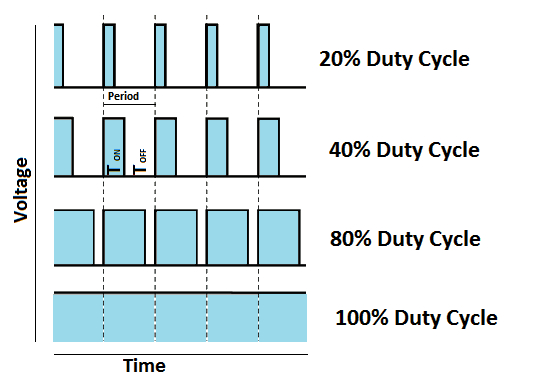
//> input picture informatik2/pictures_md/pwm_2.jpg, 539 x 385 px
$ ./main ../../informatik2/pictures_md/pwm_2.jpg   (built with g++ and OpenCV 4)
//> lines starting //> are read from the running program, lines starting //| are printed output that depends on the picture
/*************************************
   * Marc Schaufelberger *
   * FHGR *
   * 09. MAR 2020 *
   * Punktoperationen *
  **************************************/

#include <iostream>
#include <string>
#include <cstring>

#include <opencv2/opencv.hpp>
#include <opencv2/highgui/highgui.hpp>

std::string getFilenameFromPath(std::string  filename){
    // Remove directory if present.
    // Do this before extension removal incase directory has a period character.
    const size_t last_slash_idx = filename.find_last_of("\\/");
    if (std::string::npos != last_slash_idx)
    {
        filename.erase(0, last_slash_idx + 1);
    }

    // Remove extension if present.
    const size_t period_idx = filename.rfind('.');
    if (std::string::npos != period_idx)
    {
        filename.erase(period_idx);
    }
    return filename;
}

cv::Mat imgToHistogram(cv::Mat1b const& image)
{
    // Set histogram bins count
    int bins = 512;
    int histSize[] = {512,400};

    // Set ranges for histogram bins
    float lranges[] = {0, 256};
    const float* ranges[] = {lranges};

    // create matrix for histogram
    cv::Mat hist;
    int channels[] = {0};

    // create matrix for histogram visualization
    int const hist_height = 400;
    cv::Mat3b hist_image = cv::Mat3b::zeros(hist_height, bins);

    cv::calcHist(&image, 1, channels, cv::Mat(), hist, 1, histSize, ranges, true, false);

    double max_val=0;
    minMaxLoc(hist, 0, &max_val);
    std::cout << max_val << std::endl;
    // visualize each bin
    for(int b = 0; b < bins; b++) {
        float const binVal = hist.at<float>(b);
        int   const height = cvRound(binVal*hist_height/max_val);
        cv::line
                ( hist_image
                        , cv::Point(b, hist_height-height), cv::Point(b, hist_height)
                        , cv::Scalar::all(255)
                );
    }
    return hist_image;
}

int main(int argc, char** argv) {

    // create array for image path and gray images
    cv::Mat image_array[10];
    cv::Mat image_gray_array[10];

    // print passed arguments (filepath)
    std::cout << argc << " arguments were passed on:" << std::endl;
    for (size_t i = 0; i < argc; ++i) {
        std::cout << "arg" << i << ": " << argv[i] << std::endl;
    }

    // new line in terminal
    std::cout << std::endl;

    // print passed filenames
    std::cout << argc - 1 << " files were found:" << std::endl;
    for (size_t i = 1; i < argc; ++i) {
        std::cout << getFilenameFromPath(argv[i]) << std::endl;
    }

    for (int i = 1; i < argc; ++i) {
        // load file path in array
        image_array[i] = cv::imread(argv[i], cv::IMREAD_COLOR);
//> image_array[1] is the input picture: 385 rows x 539 cols, CV_8UC3; mean B, G, R 236.6, 234.4, 225.5

        // clipping
        image_array[i] = cv::min(image_array[i], 255);

        // convert to gray and invert
        cv::cvtColor(image_array[i], image_gray_array[i], cv::COLOR_BGR2GRAY);
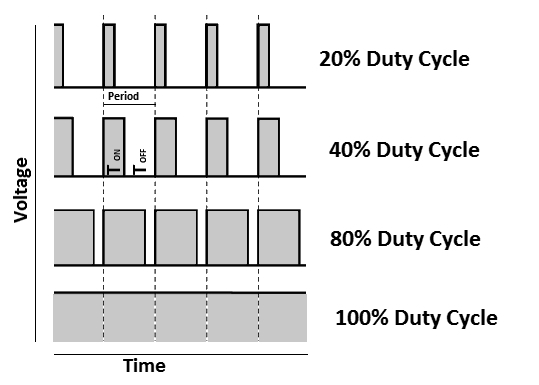
//> image_gray_array[1]: 385 rows x 539 cols, CV_8UC1; min 0, max 255, mean 232

        // show passed pictures
        cv::imshow(getFilenameFromPath(argv[i]), image_gray_array[i]);

        // show histogram
        cv::imshow("histogram: "+getFilenameFromPath(argv[i]), imgToHistogram(image_gray_array[i]));
//> in imgToHistogram, `cv::calcHist(&image, 1, channels, cv::Mat(), hist, 1, histSize, ranges..`: hist = 512 values, max 160956 at index 510, min 0 at index 1, mean 405.3
//> in imgToHistogram, `minMaxLoc(hist, 0, &max_val);`: max_val = 160956
//| 160956
//> the loop in imgToHistogram, `for(int b = 0; b < bins; b++)` made 512 passes
//> (binVal, height) on passes 1 to 3: (6454, 16), (0, 0), (486, 1)
//> after the loop in imgToHistogram, `for(int b = 0; b < bins; b++)`:
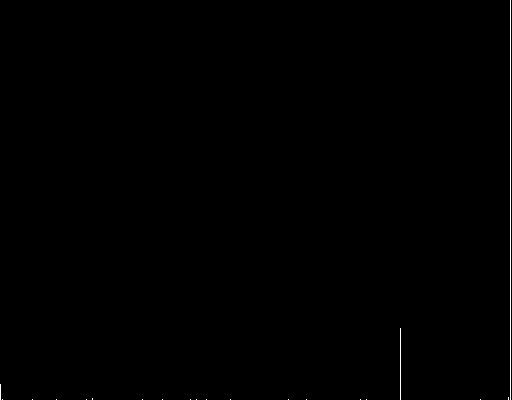
//> hist_image: 400 rows x 512 cols, CV_8UC3; 0.25% white in thin lines or dots

        // save histogram
        std::string outFileName = "histogram_"+getFilenameFromPath(argv[i]) + ".tiff"; // combine name and ending
//> outFileName = "histogram_pwm_2.tiff"
        cv::imwrite(outFileName, imgToHistogram(image_gray_array[i])); // save file
//| 160956
//> the loop in imgToHistogram (call 2), `for(int b = 0; b < bins; b++)` made 512 passes

    }
    cv::waitKey(0);
}
